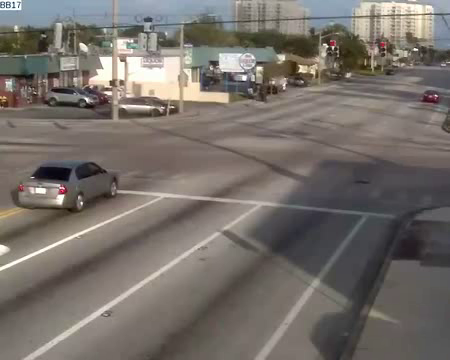
#> input picture frame 28 of object-movement-detection/output.mp4, 450 x 360 px, given in place of videoplayback, which was not available
$ python moving_object.py
#> lines starting #> are read from the running program, lines starting #| are printed output that depends on the picture; after the words box and inside, x2 and y2 are one past the last pixel; in counts of white or black regions, pixels touching at a corner belong together; pictures that were not available may be replaced by others from this repository, and a replacement may not be noted

import cv2
import numpy as np

cap = cv2.VideoCapture("videoplayback")

ret, frame1 = cap.read()
#> frame1 is the input picture: shape (360, 450, 3); mean B, G, R 105.7, 111.3, 117.7
ret, frame2 = cap.read()

# Get current width of frame
width = cap.get(cv2.CAP_PROP_FRAME_WIDTH)  # float
# Get current height of frame
height = cap.get(cv2.CAP_PROP_FRAME_HEIGHT)  # float

fps_vid = cap.get(cv2.CAP_PROP_FPS)
#print("#####################FPS##################  : ",fps_vid)


# codec for video
fourcc = cv2.VideoWriter_fourcc('m', 'p', '4', 'v')
#out_name = video_filename[:-4]+"_analysed.mp4"
out_name = "output.mp4"
out = cv2.VideoWriter(out_name, fourcc, fps_vid, (int(width),int(height)))


while cap.isOpened():


	difference = cv2.absdiff(frame1, frame2)
	cv2.imshow("Difference", difference)

	gray = cv2.cvtColor(difference, cv2.COLOR_BGR2GRAY)
	blur = cv2.GaussianBlur(gray, (5, 5), 0)
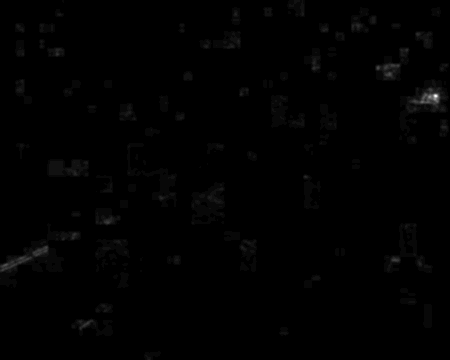
#> blur: shape (360, 450); min 0, max 30, mean 0.2; drawn with min black and max white
	_, thresh = cv2.threshold(blur, 20, 255, cv2.THRESH_BINARY)
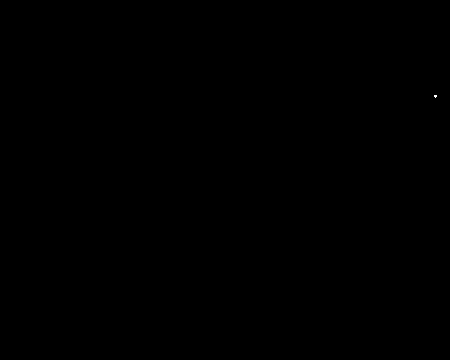
#> thresh: shape (360, 450); 0% white in thin lines or dots, all inside (x1, y1, x2, y2) = (434, 95, 437, 98)

	dilate = cv2.dilate(thresh, None, iterations=3)
#> dilate: shape (360, 450); 0.05% white; 1 white region, box (x1, y1, x2, y2) and area: (431, 92, 440, 101) 79
	contours, hir = cv2.findContours(dilate, cv2.RETR_TREE, cv2.CHAIN_APPROX_SIMPLE)
#> contours = 1 item; hir = [[-1, -1, -1, -1]]

	#cv2.drawContours(frame1, contours, -1, (0,0,255), 2)
	for cnt in contours:
		x, y, w, h = cv2.boundingRect(cnt)
		if cv2.contourArea(cnt) > 650:
			cv2.rectangle(frame1, (x, y), (x+w, y+h), (0, 255, 0), 2)
#> this loop made 1 pass
#> (x, y, w, h) on pass 1: (431, 92, 9, 9)


	cv2.imshow("Frame",frame1)
	out.write(frame1)

	frame1 = frame2
	ret, frame2 = cap.read()

	if ret == False:
		break

	if cv2.waitKey(1) == ord('q'):
#> (key q is pressed here)
		break

cv2.destroyAllWindows()
cap.release()

$ run again, starting later in the video
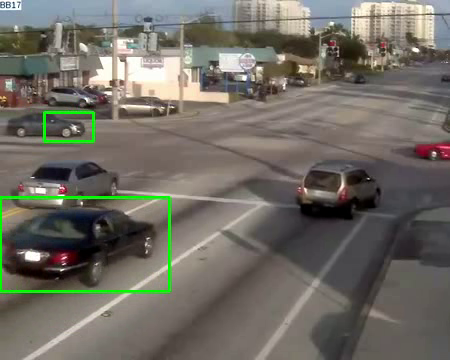
#> input picture frame 127 of object-movement-detection/output.mp4, 450 x 360 px, given in place of videoplayback, which was not available
#> frame1 is the input picture: shape (360, 450, 3); mean B, G, R 100, 108.4, 111.9
#> `_, thresh = cv2.threshold(blur, 20, 255, cv2.THRESH_BINARY)`:
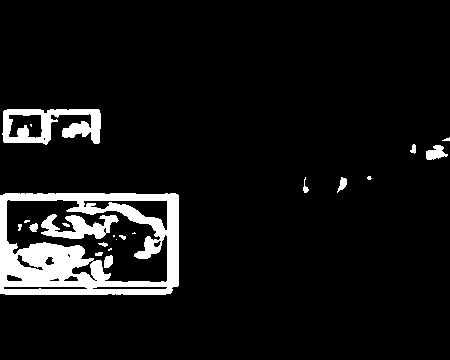
#> thresh: shape (360, 450); 7.9% white; 22 white regions (8 under 20 px), largest, box (x1, y1, x2, y2) and area: (0, 193, 179, 295) 9054, (2, 109, 101, 145) 1971, (41, 214, 119, 239) 1047
#> dilate: shape (360, 450); 13.4% white; 7 white regions
#> contours = 19 contours, 4 with area under 20; largest, box (x1, y1, x2, y2) and area: (0, 190, 182, 298) 19280, (0, 106, 104, 148) 3726, (109, 218, 165, 280) 1698, (9, 203, 71, 246) 1100, (423, 134, 450, 163) 504; hir = 19 rows, first 6: [11, -1, 1, -1], [2, -1, -1, 0], [3, 1, -1, 0], [4, 2, -1, 0], [5, 3, -1, 0], [6, 4, -1, 0]
#> the loop `for cnt in contours:` made 19 passes
#> (x, y, w, h) on passes 1 to 8: (0, 190, 182, 108), (59, 240, 14, 4), (53, 239, 8, 3), (82, 237, 18, 19), (106, 235, 5, 6), (57, 220, 3, 4), (109, 218, 56, 62), (87, 217, 10, 5)
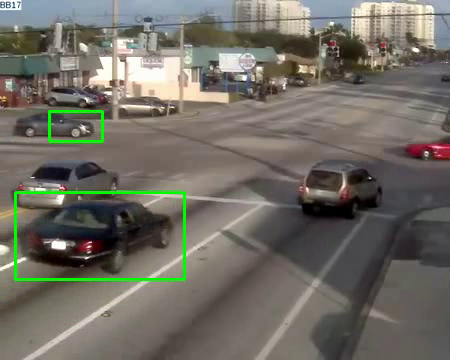
#> input picture frame 129 of object-movement-detection/output.mp4, 450 x 360 px, given in place of videoplayback, which was not available
#> frame2 is the input picture: shape (360, 450, 3); mean B, G, R 100.3, 109, 112.3

$ run again, starting later in the video
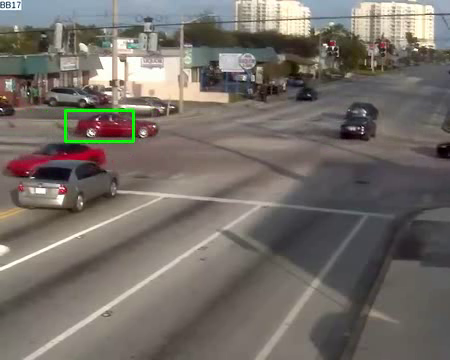
#> input picture frame 227 of object-movement-detection/output.mp4, 450 x 360 px, given in place of videoplayback, which was not available
#> frame1 is the input picture: shape (360, 450, 3); mean B, G, R 103.7, 109.7, 116.2
#> `_, thresh = cv2.threshold(blur, 20, 255, cv2.THRESH_BINARY)`:
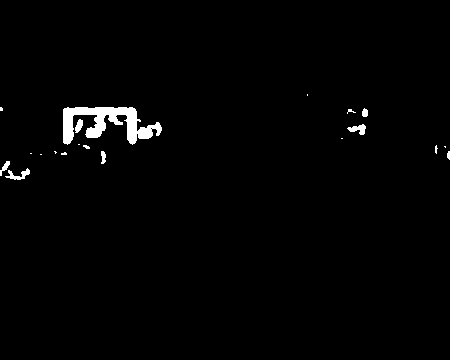
#> thresh: shape (360, 450); 1.5% white; 20 white regions (12 under 20 px), largest, box (x1, y1, x2, y2) and area: (63, 107, 162, 145) 1773, (5, 168, 30, 180) 124, (347, 124, 366, 135) 112
#> dilate: shape (360, 450); 3.5% white; 12 white regions
#> contours = 13 contours; largest, box (x1, y1, x2, y2) and area: (60, 104, 165, 152) 3346, (0, 158, 33, 183) 522, (344, 121, 369, 138) 304, (344, 105, 371, 120) 275, (432, 142, 450, 163) 218; hir = 13 rows, first 6: [1, -1, -1, -1], [2, 0, -1, -1], [3, 1, -1, -1], [4, 2, -1, -1], [5, 3, -1, -1], [6, 4, -1, -1]
#> the loop `for cnt in contours:` made 13 passes
#> (x, y, w, h) on passes 1, 4, 5, 6, 8, 9, 10, 11: (0, 158, 33, 25), (98, 148, 11, 19), (51, 148, 19, 10), (432, 142, 18, 21), (344, 121, 25, 17), (344, 105, 27, 15), (60, 104, 105, 48), (85, 117, 7, 9)
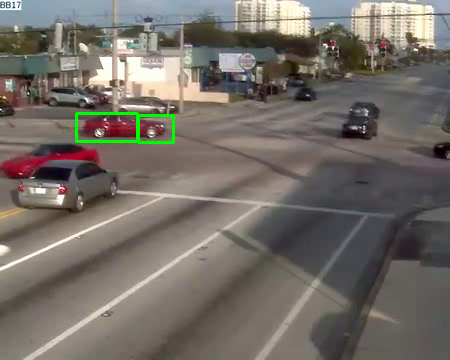
#> input picture frame 229 of object-movement-detection/output.mp4, 450 x 360 px, given in place of videoplayback, which was not available
#> frame2 is the input picture: shape (360, 450, 3); mean B, G, R 103.4, 109.7, 115.7
